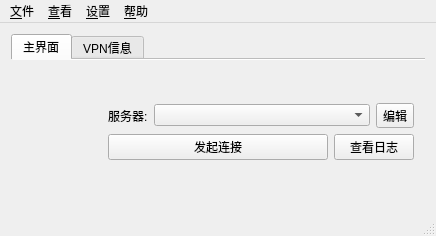
<?xml version="1.0" encoding="UTF-8"?>
<ui version="4.0">
 <class>MainWindow</class>
 <widget class="QMainWindow" name="MainWindow">
  <property name="windowModality">
   <enum>Qt::NonModal</enum>
  </property>
  <property name="geometry">
   <rect>
    <x>0</x>
    <y>0</y>
    <width>436</width>
    <height>236</height>
   </rect>
  </property>
  <property name="sizePolicy">
   <sizepolicy hsizetype="Preferred" vsizetype="Preferred">
    <horstretch>0</horstretch>
    <verstretch>0</verstretch>
   </sizepolicy>
  </property>
  <property name="minimumSize">
   <size>
    <width>436</width>
    <height>236</height>
   </size>
  </property>
  <property name="maximumSize">
   <size>
    <width>436</width>
    <height>236</height>
   </size>
  </property>
  <property name="windowIcon">
   <iconset resource="../openconnect-gui.qrc">
    <normaloff>:/Resources/mono_lock.png</normaloff>:/Resources/mono_lock.png</iconset>
  </property>
  <property name="autoFillBackground">
   <bool>false</bool>
  </property>
  <widget class="QWidget" name="centralWidget">
   <property name="sizePolicy">
    <sizepolicy hsizetype="MinimumExpanding" vsizetype="MinimumExpanding">
     <horstretch>0</horstretch>
     <verstretch>0</verstretch>
    </sizepolicy>
   </property>
   <layout class="QHBoxLayout" name="horizontalLayout">
    <item>
     <widget class="QTabWidget" name="tabWidget">
      <property name="autoFillBackground">
       <bool>false</bool>
      </property>
      <property name="tabPosition">
       <enum>QTabWidget::North</enum>
      </property>
      <property name="tabShape">
       <enum>QTabWidget::Rounded</enum>
      </property>
      <property name="currentIndex">
       <number>0</number>
      </property>
      <property name="documentMode">
       <bool>true</bool>
      </property>
      <property name="tabsClosable">
       <bool>false</bool>
      </property>
      <property name="movable">
       <bool>false</bool>
      </property>
      <widget class="QWidget" name="tabWidget_main">
       <property name="accessibleName">
        <string/>
       </property>
       <attribute name="title">
        <string>主界面</string>
       </attribute>
       <layout class="QGridLayout" name="gridLayout_2">
        <item row="0" column="0">
         <layout class="QHBoxLayout" name="horizontalLayout_4" stretch="1,3">
          <item>
           <layout class="QVBoxLayout" name="verticalLayout_2">
            <property name="spacing">
             <number>0</number>
            </property>
            <item>
             <widget class="QLabel" name="iconLabel">
              <property name="maximumSize">
               <size>
                <width>80</width>
                <height>80</height>
               </size>
              </property>
              <property name="scaledContents">
               <bool>true</bool>
              </property>
             </widget>
            </item>
           </layout>
          </item>
          <item>
           <layout class="QVBoxLayout" name="verticalLayout">
            <item>
             <layout class="QHBoxLayout" name="horizontalLayout_Profiles" stretch="0,4,0">
              <item>
               <widget class="QLabel" name="serverLabel">
                <property name="text">
                 <string>服务器:</string>
                </property>
               </widget>
              </item>
              <item>
               <widget class="QComboBox" name="serverList"/>
              </item>
              <item>
               <widget class="QToolButton" name="serverListControl">
                <property name="whatsThis">
                 <string>编辑</string>
                </property>
                <property name="text">
                 <string>编辑</string>
                </property>
                <property name="icon">
                 <iconset resource="../openconnect-gui.qrc">
                  <normaloff>:/images/profiles.png</normaloff>:/images/profiles.png</iconset>
                </property>
                <property name="popupMode">
                 <enum>QToolButton::InstantPopup</enum>
                </property>
               </widget>
              </item>
             </layout>
            </item>
            <item>
             <layout class="QHBoxLayout" name="horizontalLayout_Buttons" stretch="4,0">
              <item>
               <widget class="QPushButton" name="connectionButton">
                <property name="text">
                 <string>发起连接</string>
                </property>
                <property name="icon">
                 <iconset resource="../openconnect-gui.qrc">
                  <normaloff>:/images/network-wired.png</normaloff>:/images/network-wired.png</iconset>
                </property>
               </widget>
              </item>
              <item>
               <widget class="QPushButton" name="viewLogButton">
                <property name="text">
                 <string>查看日志</string>
                </property>
                <property name="icon">
                 <iconset resource="../openconnect-gui.qrc">
                  <normaloff>:/images/edit-find.png</normaloff>:/images/edit-find.png</iconset>
                </property>
               </widget>
              </item>
             </layout>
            </item>
           </layout>
          </item>
         </layout>
        </item>
       </layout>
      </widget>
      <widget class="QWidget" name="tabWidget_vpnInfo">
       <attribute name="title">
        <string>VPN信息</string>
       </attribute>
       <layout class="QVBoxLayout" name="verticalLayout_3">
        <item>
         <layout class="QFormLayout" name="formLayout">
          <property name="fieldGrowthPolicy">
           <enum>QFormLayout::ExpandingFieldsGrow</enum>
          </property>
          <property name="formAlignment">
           <set>Qt::AlignJustify|Qt::AlignTop</set>
          </property>
          <item row="0" column="0">
           <widget class="QLabel" name="ipV4LabelText">
            <property name="text">
             <string>IPv4:</string>
            </property>
           </widget>
          </item>
          <item row="0" column="1">
           <widget class="QLabel" name="ipV4Label">
            <property name="alignment">
             <set>Qt::AlignLeading|Qt::AlignLeft|Qt::AlignVCenter</set>
            </property>
            <property name="textInteractionFlags">
             <set>Qt::LinksAccessibleByMouse|Qt::TextSelectableByMouse</set>
            </property>
           </widget>
          </item>
          <item row="1" column="0">
           <widget class="QLabel" name="ipV6LabelText">
            <property name="text">
             <string>IPv6:</string>
            </property>
           </widget>
          </item>
          <item row="1" column="1">
           <widget class="QLabel" name="ipV6Label">
            <property name="alignment">
             <set>Qt::AlignLeading|Qt::AlignLeft|Qt::AlignVCenter</set>
            </property>
            <property name="textInteractionFlags">
             <set>Qt::LinksAccessibleByMouse|Qt::TextSelectableByMouse</set>
            </property>
           </widget>
          </item>
          <item row="2" column="0">
           <widget class="QLabel" name="dnsLabelText">
            <property name="text">
             <string>DNS:</string>
            </property>
           </widget>
          </item>
          <item row="2" column="1">
           <widget class="QLabel" name="dnsLabel">
            <property name="alignment">
             <set>Qt::AlignLeading|Qt::AlignLeft|Qt::AlignVCenter</set>
            </property>
            <property name="textInteractionFlags">
             <set>Qt::LinksAccessibleByMouse|Qt::TextSelectableByMouse</set>
            </property>
           </widget>
          </item>
          <item row="3" column="0">
           <widget class="QLabel" name="cipherCSTPLabelText">
            <property name="text">
             <string>Cipher:</string>
            </property>
           </widget>
          </item>
          <item row="3" column="1">
           <widget class="QLabel" name="cipherCSTPLabel">
            <property name="alignment">
             <set>Qt::AlignLeading|Qt::AlignLeft|Qt::AlignVCenter</set>
            </property>
           </widget>
          </item>
          <item row="4" column="0">
           <widget class="QLabel" name="cipherDTLSLabelText">
            <property name="text">
             <string>DTLS Cipher:</string>
            </property>
           </widget>
          </item>
          <item row="4" column="1">
           <widget class="QLabel" name="cipherDTLSLabel">
            <property name="alignment">
             <set>Qt::AlignLeading|Qt::AlignLeft|Qt::AlignVCenter</set>
            </property>
           </widget>
          </item>
          <item row="5" column="0">
           <widget class="QLabel" name="downloadLabelText">
            <property name="text">
             <string>下载:</string>
            </property>
           </widget>
          </item>
          <item row="6" column="0">
           <widget class="QLabel" name="uploadLaberText">
            <property name="text">
             <string>上传:</string>
            </property>
           </widget>
          </item>
          <item row="5" column="1">
           <widget class="QLabel" name="downloadLabel">
            <property name="alignment">
             <set>Qt::AlignLeading|Qt::AlignLeft|Qt::AlignVCenter</set>
            </property>
            <property name="textInteractionFlags">
             <set>Qt::LinksAccessibleByMouse|Qt::TextSelectableByMouse</set>
            </property>
           </widget>
          </item>
          <item row="6" column="1">
           <widget class="QLabel" name="uploadLabel">
            <property name="alignment">
             <set>Qt::AlignLeading|Qt::AlignLeft|Qt::AlignVCenter</set>
            </property>
            <property name="textInteractionFlags">
             <set>Qt::LinksAccessibleByMouse|Qt::TextSelectableByMouse</set>
            </property>
           </widget>
          </item>
         </layout>
        </item>
       </layout>
      </widget>
     </widget>
    </item>
   </layout>
  </widget>
  <widget class="QStatusBar" name="statusBar"/>
  <widget class="QMenuBar" name="menuBar">
   <property name="geometry">
    <rect>
     <x>0</x>
     <y>0</y>
     <width>436</width>
     <height>20</height>
    </rect>
   </property>
   <widget class="QMenu" name="menuFile">
    <property name="title">
     <string>&amp;文件</string>
    </property>
    <widget class="QMenu" name="menuProfiles">
     <property name="title">
      <string>&amp;配置</string>
     </property>
     <addaction name="actionNewProfile"/>
     <addaction name="actionNewProfileAdvanced"/>
     <addaction name="actionEditSelectedProfile"/>
     <addaction name="actionRemoveSelectedProfile"/>
    </widget>
    <addaction name="menuProfiles"/>
    <addaction name="separator"/>
    <addaction name="actionQuit"/>
   </widget>
   <widget class="QMenu" name="menuHelp">
    <property name="title">
     <string>&amp;帮助</string>
    </property>
    <addaction name="actionWebSite"/>
    <addaction name="separator"/>
    <addaction name="actionAbout"/>
    <addaction name="actionAboutQt"/>
   </widget>
   <widget class="QMenu" name="menuView">
    <property name="title">
     <string>&amp;查看</string>
    </property>
    <addaction name="actionLogWindow"/>
   </widget>
   <widget class="QMenu" name="menuSettings">
    <property name="title">
     <string>&amp;设置</string>
    </property>
    <addaction name="actionMinimizeToTheNotificationArea"/>
    <addaction name="actionMinimizeTheApplicationInsteadOfClosing"/>
    <addaction name="separator"/>
    <addaction name="actionStartMinimized"/>
    <addaction name="separator"/>
    <addaction name="actionSingleInstanceMode"/>
   </widget>
   <addaction name="menuFile"/>
   <addaction name="menuView"/>
   <addaction name="menuSettings"/>
   <addaction name="menuHelp"/>
  </widget>
  <action name="actionQuit">
   <property name="text">
    <string>&amp;退出</string>
   </property>
   <property name="shortcut">
    <string>Ctrl+Q</string>
   </property>
  </action>
  <action name="actionAbout">
   <property name="text">
    <string>&amp;关于</string>
   </property>
   <property name="statusTip">
    <string>Show the application's About info</string>
   </property>
  </action>
  <action name="actionAboutQt">
   <property name="text">
    <string>关于 &amp;Qt</string>
   </property>
   <property name="statusTip">
    <string>QT库相关信息</string>
   </property>
  </action>
  <action name="actionMinimize">
   <property name="text">
    <string>最小化</string>
   </property>
   <property name="toolTip">
    <string>最小化</string>
   </property>
  </action>
  <action name="actionRestore">
   <property name="text">
    <string>&amp;恢复</string>
   </property>
   <property name="toolTip">
    <string>恢复</string>
   </property>
  </action>
  <action name="actionNewProfile">
   <property name="icon">
    <iconset resource="../openconnect-gui.qrc">
     <normaloff>:/images/text-new.png</normaloff>:/images/text-new.png</iconset>
   </property>
   <property name="text">
    <string>&amp;新建配置</string>
   </property>
   <property name="toolTip">
    <string>新建快速连接配置</string>
   </property>
   <property name="shortcut">
    <string>Ctrl+N</string>
   </property>
  </action>
  <action name="actionEditSelectedProfile">
   <property name="icon">
    <iconset resource="../openconnect-gui.qrc">
     <normaloff>:/images/text-editor.png</normaloff>:/images/text-editor.png</iconset>
   </property>
   <property name="text">
    <string>&amp;编辑配置</string>
   </property>
   <property name="shortcut">
    <string>Ctrl+E</string>
   </property>
  </action>
  <action name="actionRemoveSelectedProfile">
   <property name="icon">
    <iconset resource="../openconnect-gui.qrc">
     <normaloff>:/images/trashcan.png</normaloff>:/images/trashcan.png</iconset>
   </property>
   <property name="text">
    <string>&amp;删除配置</string>
   </property>
   <property name="shortcut">
    <string>Ctrl+R</string>
   </property>
  </action>
  <action name="actionLogWindow">
   <property name="icon">
    <iconset resource="../openconnect-gui.qrc">
     <normaloff>:/images/edit-find.png</normaloff>:/images/edit-find.png</iconset>
   </property>
   <property name="text">
    <string>&amp;日志窗口</string>
   </property>
   <property name="toolTip">
    <string>查看日志</string>
   </property>
   <property name="shortcut">
    <string>Ctrl+L</string>
   </property>
  </action>
  <action name="actionMinimizeToTheNotificationArea">
   <property name="checkable">
    <bool>true</bool>
   </property>
   <property name="text">
    <string>最小化到通知栏</string>
   </property>
  </action>
  <action name="actionMinimizeTheApplicationInsteadOfClosing">
   <property name="checkable">
    <bool>true</bool>
   </property>
   <property name="text">
    <string>点击关闭时最小化</string>
   </property>
  </action>
  <action name="actionStartMinimized">
   <property name="checkable">
    <bool>true</bool>
   </property>
   <property name="text">
    <string>最小化启动</string>
   </property>
  </action>
  <action name="actionWebSite">
   <property name="text">
    <string>&amp;官网...</string>
   </property>
   <property name="statusTip">
    <string>打开官网</string>
   </property>
  </action>
  <action name="actionSingleInstanceMode">
   <property name="checkable">
    <bool>true</bool>
   </property>
   <property name="enabled">
    <bool>false</bool>
   </property>
   <property name="text">
    <string>&amp;单实例模式</string>
   </property>
  </action>
  <action name="actionNewProfileAdvanced">
   <property name="icon">
    <iconset resource="../openconnect-gui.qrc">
     <normaloff>:/images/text-new.png</normaloff>:/images/text-new.png</iconset>
   </property>
   <property name="text">
    <string>新建配置 (&amp;高级)</string>
   </property>
   <property name="toolTip">
    <string>新建配置 (高级设置)</string>
   </property>
   <property name="shortcut">
    <string>Ctrl+Shift+N</string>
   </property>
  </action>
 </widget>
 <layoutdefault spacing="6" margin="11"/>
 <resources>
  <include location="../openconnect-gui.qrc"/>
 </resources>
 <connections>
  <connection>
   <sender>actionMinimize</sender>
   <signal>triggered()</signal>
   <receiver>MainWindow</receiver>
   <slot>showMinimized()</slot>
   <hints>
    <hint type="sourcelabel">
     <x>-1</x>
     <y>-1</y>
    </hint>
    <hint type="destinationlabel">
     <x>217</x>
     <y>117</y>
    </hint>
   </hints>
  </connection>
  <connection>
   <sender>actionRestore</sender>
   <signal>triggered()</signal>
   <receiver>MainWindow</receiver>
   <slot>showNormal()</slot>
   <hints>
    <hint type="sourcelabel">
     <x>-1</x>
     <y>-1</y>
    </hint>
    <hint type="destinationlabel">
     <x>217</x>
     <y>117</y>
    </hint>
   </hints>
  </connection>
  <connection>
   <sender>actionLogWindow</sender>
   <signal>triggered()</signal>
   <receiver>viewLogButton</receiver>
   <slot>click()</slot>
   <hints>
    <hint type="sourcelabel">
     <x>-1</x>
     <y>-1</y>
    </hint>
    <hint type="destinationlabel">
     <x>366</x>
     <y>163</y>
    </hint>
   </hints>
  </connection>
 </connections>
</ui>
